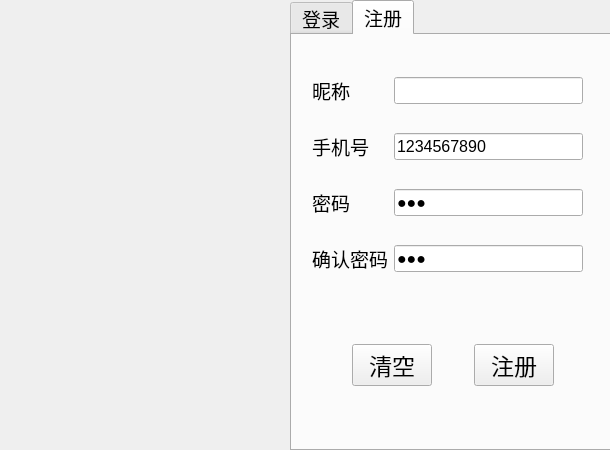
<?xml version="1.0" encoding="UTF-8"?>
<ui version="4.0">
 <class>LoginWidget</class>
 <widget class="QWidget" name="LoginWidget">
  <property name="geometry">
   <rect>
    <x>0</x>
    <y>0</y>
    <width>610</width>
    <height>450</height>
   </rect>
  </property>
  <property name="windowTitle">
   <string>登录/注册</string>
  </property>
  <widget class="QLabel" name="label">
   <property name="geometry">
    <rect>
     <x>0</x>
     <y>0</y>
     <width>291</width>
     <height>451</height>
    </rect>
   </property>
   <property name="text">
    <string/>
   </property>
   <property name="pixmap">
    <pixmap resource="res.qrc">:/images/login.png</pixmap>
   </property>
   <property name="scaledContents">
    <bool>true</bool>
   </property>
  </widget>
  <widget class="QTabWidget" name="tabWidget">
   <property name="geometry">
    <rect>
     <x>290</x>
     <y>0</y>
     <width>321</width>
     <height>451</height>
    </rect>
   </property>
   <property name="font">
    <font>
     <pointsize>14</pointsize>
     <bold>false</bold>
    </font>
   </property>
   <property name="currentIndex">
    <number>1</number>
   </property>
   <widget class="QWidget" name="tab_login">
    <attribute name="title">
     <string>登录</string>
    </attribute>
    <widget class="QWidget" name="layoutWidget">
     <property name="geometry">
      <rect>
       <x>30</x>
       <y>40</y>
       <width>261</width>
       <height>181</height>
      </rect>
     </property>
     <property name="font">
      <font>
       <pointsize>17</pointsize>
       <bold>false</bold>
      </font>
     </property>
     <layout class="QGridLayout" name="gridLayout_2">
      <item row="0" column="0">
       <widget class="QLabel" name="l_pass">
        <property name="font">
         <font>
          <family>微软雅黑</family>
          <pointsize>14</pointsize>
          <bold>false</bold>
         </font>
        </property>
        <property name="text">
         <string>手机号</string>
        </property>
       </widget>
      </item>
      <item row="0" column="1">
       <widget class="QLineEdit" name="le_tel">
        <property name="font">
         <font>
          <pointsize>12</pointsize>
          <bold>false</bold>
         </font>
        </property>
        <property name="text">
         <string>12345678900</string>
        </property>
       </widget>
      </item>
      <item row="1" column="0">
       <widget class="QLabel" name="l_tel">
        <property name="font">
         <font>
          <family>微软雅黑</family>
          <pointsize>14</pointsize>
          <bold>false</bold>
         </font>
        </property>
        <property name="text">
         <string>密码</string>
        </property>
       </widget>
      </item>
      <item row="1" column="1">
       <widget class="QLineEdit" name="le_pass">
        <property name="font">
         <font>
          <pointsize>12</pointsize>
          <bold>false</bold>
         </font>
        </property>
        <property name="text">
         <string>123</string>
        </property>
        <property name="echoMode">
         <enum>QLineEdit::Password</enum>
        </property>
       </widget>
      </item>
     </layout>
    </widget>
    <widget class="QWidget" name="layoutWidget_2">
     <property name="geometry">
      <rect>
       <x>70</x>
       <y>260</y>
       <width>202</width>
       <height>91</height>
      </rect>
     </property>
     <layout class="QHBoxLayout" name="horizontalLayout_2">
      <item>
       <widget class="QPushButton" name="pb_clear">
        <property name="font">
         <font>
          <family>微软雅黑</family>
          <pointsize>17</pointsize>
          <bold>false</bold>
         </font>
        </property>
        <property name="text">
         <string>清空</string>
        </property>
       </widget>
      </item>
      <item>
       <spacer name="horizontalSpacer">
        <property name="orientation">
         <enum>Qt::Horizontal</enum>
        </property>
        <property name="sizeHint" stdset="0">
         <size>
          <width>40</width>
          <height>20</height>
         </size>
        </property>
       </spacer>
      </item>
      <item>
       <widget class="QPushButton" name="pb_login">
        <property name="font">
         <font>
          <family>微软雅黑</family>
          <pointsize>17</pointsize>
          <bold>false</bold>
         </font>
        </property>
        <property name="text">
         <string>登录</string>
        </property>
       </widget>
      </item>
     </layout>
    </widget>
   </widget>
   <widget class="QWidget" name="tab_register">
    <attribute name="title">
     <string>注册</string>
    </attribute>
    <widget class="QWidget" name="layoutWidget">
     <property name="geometry">
      <rect>
       <x>60</x>
       <y>300</y>
       <width>202</width>
       <height>60</height>
      </rect>
     </property>
     <layout class="QHBoxLayout" name="horizontalLayout">
      <item>
       <widget class="QPushButton" name="pb_register_clear">
        <property name="font">
         <font>
          <family>微软雅黑</family>
          <pointsize>17</pointsize>
          <bold>false</bold>
         </font>
        </property>
        <property name="text">
         <string>清空</string>
        </property>
       </widget>
      </item>
      <item>
       <spacer name="horizontalSpacer_2">
        <property name="orientation">
         <enum>Qt::Horizontal</enum>
        </property>
        <property name="sizeHint" stdset="0">
         <size>
          <width>18</width>
          <height>17</height>
         </size>
        </property>
       </spacer>
      </item>
      <item>
       <widget class="QPushButton" name="pb_register">
        <property name="font">
         <font>
          <family>微软雅黑</family>
          <pointsize>17</pointsize>
          <bold>false</bold>
         </font>
        </property>
        <property name="text">
         <string>注册</string>
        </property>
       </widget>
      </item>
     </layout>
    </widget>
    <widget class="QWidget" name="layoutWidget">
     <property name="geometry">
      <rect>
       <x>20</x>
       <y>20</y>
       <width>271</width>
       <height>243</height>
      </rect>
     </property>
     <layout class="QGridLayout" name="gridLayout">
      <item row="0" column="0">
       <widget class="QLabel" name="l_nick">
        <property name="font">
         <font>
          <family>微软雅黑</family>
          <pointsize>14</pointsize>
          <bold>false</bold>
         </font>
        </property>
        <property name="text">
         <string>昵称</string>
        </property>
       </widget>
      </item>
      <item row="0" column="1">
       <widget class="QLineEdit" name="le_nick">
        <property name="font">
         <font>
          <pointsize>12</pointsize>
          <bold>false</bold>
         </font>
        </property>
        <property name="text">
         <string/>
        </property>
       </widget>
      </item>
      <item row="1" column="0">
       <widget class="QLabel" name="l_register_tel">
        <property name="font">
         <font>
          <family>微软雅黑</family>
          <pointsize>14</pointsize>
          <bold>false</bold>
         </font>
        </property>
        <property name="text">
         <string>手机号</string>
        </property>
       </widget>
      </item>
      <item row="1" column="1">
       <widget class="QLineEdit" name="le_register_tel">
        <property name="font">
         <font>
          <pointsize>12</pointsize>
          <bold>false</bold>
         </font>
        </property>
        <property name="text">
         <string>1234567890</string>
        </property>
       </widget>
      </item>
      <item row="2" column="0">
       <widget class="QLabel" name="l_register_pass">
        <property name="font">
         <font>
          <family>微软雅黑</family>
          <pointsize>14</pointsize>
          <bold>false</bold>
         </font>
        </property>
        <property name="text">
         <string>密码</string>
        </property>
       </widget>
      </item>
      <item row="2" column="1">
       <widget class="QLineEdit" name="le_register_pass">
        <property name="font">
         <font>
          <pointsize>12</pointsize>
          <bold>false</bold>
         </font>
        </property>
        <property name="text">
         <string>123</string>
        </property>
        <property name="echoMode">
         <enum>QLineEdit::Password</enum>
        </property>
       </widget>
      </item>
      <item row="3" column="0">
       <widget class="QLabel" name="l_pass_again">
        <property name="font">
         <font>
          <family>微软雅黑</family>
          <pointsize>14</pointsize>
          <bold>false</bold>
         </font>
        </property>
        <property name="text">
         <string>确认密码</string>
        </property>
       </widget>
      </item>
      <item row="3" column="1">
       <widget class="QLineEdit" name="le_pass_again">
        <property name="font">
         <font>
          <pointsize>12</pointsize>
          <bold>false</bold>
         </font>
        </property>
        <property name="text">
         <string>123</string>
        </property>
        <property name="echoMode">
         <enum>QLineEdit::Password</enum>
        </property>
       </widget>
      </item>
     </layout>
    </widget>
   </widget>
  </widget>
 </widget>
 <resources>
  <include location="res.qrc"/>
 </resources>
 <connections/>
</ui>
